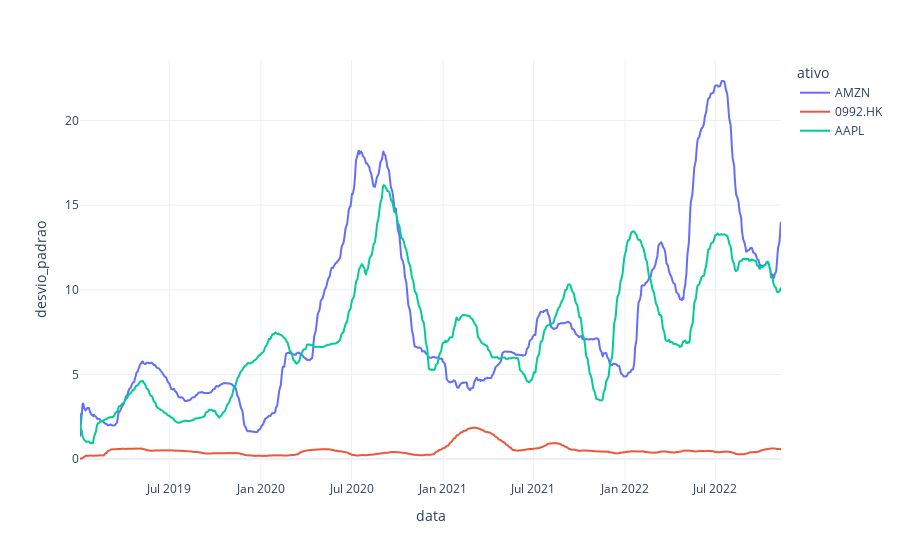

Notebook code for this chart:
### Code cell
# Desvio padrão

ativos_desvio_padrao = df_yahoo['Adj Close'].rolling(90, min_periods=1).std()
ativos_desvio_padrao_vertical = ativos_desvio_padrao.stack().reset_index()
ativos_desvio_padrao_vertical.columns = ['data', 'ativo', 'desvio_padrao']

fig = px.line(ativos_desvio_padrao_vertical, x="data", y="desvio_padrao", color='ativo', template='plotly_white')
fig.show()

### Figure 1 — Plotly figure (JSON) as saved in the notebook; plotly's stock layout.template omitted (floating-point values rounded to 4 significant figures; data arrays with more than 128 entries replaced by an {"elided": "..."} marker saying what was removed)
{"data": [{"hovertemplate": "ativo=AMZN<br>data=%{x}<br>desvio_padrao=%{y}<extra></extra>", "legendgroup": "AMZN", "line": {"color": "#636efa", "dash": "solid"}, "marker": {"symbol": "circle"}, "mode": "lines", "name": "AMZN", "showlegend": true, "type": "scattergl", "x": {"elided": "997 str values"}, "xaxis": "x", "y": {"elided": "997 float values"}, "yaxis": "y"}, {"hovertemplate": "ativo=0992.HK<br>data=%{x}<br>desvio_padrao=%{y}<extra></extra>", "legendgroup": "0992.HK", "line": {"color": "#EF553B", "dash": "solid"}, "marker": {"symbol": "circle"}, "mode": "lines", "name": "0992.HK", "showlegend": true, "type": "scattergl", "x": {"elided": "997 str values"}, "xaxis": "x", "y": {"elided": "997 float values"}, "yaxis": "y"}, {"hovertemplate": "ativo=AAPL<br>data=%{x}<br>desvio_padrao=%{y}<extra></extra>", "legendgroup": "AAPL", "line": {"color": "#00cc96", "dash": "solid"}, "marker": {"symbol": "circle"}, "mode": "lines", "name": "AAPL", "showlegend": true, "type": "scattergl", "x": {"elided": "997 str values"}, "xaxis": "x", "y": {"elided": "997 float values"}, "yaxis": "y"}], "layout": {"legend": {"title": {"text": "ativo"}, "tracegroupgap": 0}, "margin": {"t": 60}, "xaxis": {"anchor": "y", "domain": [0, 1], "title": {"text": "data"}}, "yaxis": {"anchor": "x", "domain": [0, 1], "title": {"text": "desvio_padrao"}}}}
